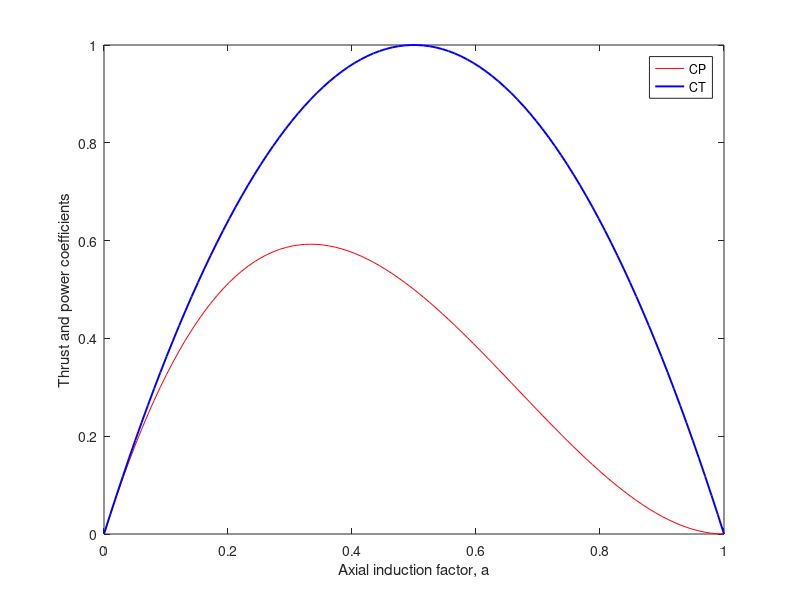

Source code (MATLAB): (Note: this script raises an error after producing the figure.)
clear variables; close all; clc;

a = linspace(0,1,100);
Cp = 4*a.*(1-a).^2;
Ct = 4*a.*(1-a);

figure(1)
plot(a,Cp,'r-',a,Ct,'b-','LineWidth',1.4)
xlabel('Axial induction factor, a'), ylabel('Thrust and power coefficients')
legend('CP','CT','Location','northeast')
fontsize(18,'points'), fontname('Times')
ylim([0,1.1])
grid on
pbaspect([3 2 1])
set(gcf,'Color','w')

saveas(gcf,'betz.png')